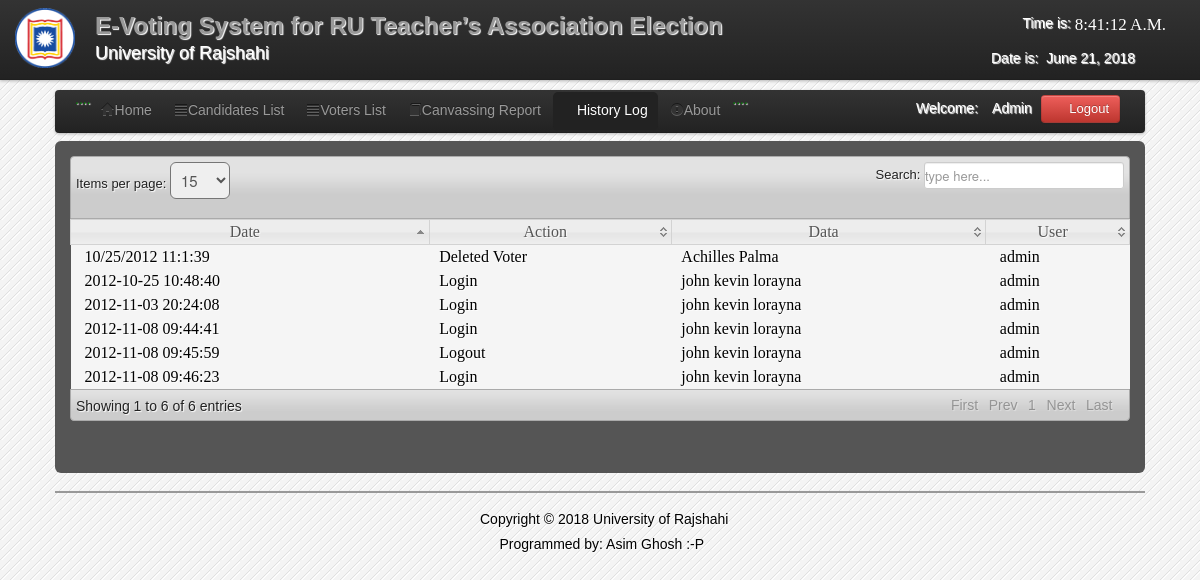
Page /admin/history.php (signed in) on the committed database.
### tables this page shows
CREATE TABLE IF NOT EXISTS `users` (
  `User_id` int(11) NOT NULL AUTO_INCREMENT,
  `FirstName` varchar(100) NOT NULL,
  `LastName` varchar(100) NOT NULL,
  `UserName` varchar(100) NOT NULL,
  `Password` varchar(100) NOT NULL,
  `User_Type` varchar(50) NOT NULL,
  PRIMARY KEY (`User_id`)
);

CREATE TABLE IF NOT EXISTS `history` (
  `history_id` int(11) NOT NULL AUTO_INCREMENT,
  `data` varchar(30) NOT NULL,
  `action` varchar(50) NOT NULL,
  `date` varchar(20) NOT NULL,
  `user` varchar(20) NOT NULL,
  PRIMARY KEY (`history_id`)
);

### admin/session.php (called while the page is built, shortened)
		<?php
	$id_session=$_SESSION['id'];
?>

### admin/history.php (the view, shortened to what this page needs)
<?php
	$link=mysqli_connect("localhost","root","");
	mysqli_select_db($link,"evote");
	include('session.php');
	include('header.php');
?>
</head>
<body>
<?php include('nav_top.php'); ?>
<div class="wrapper">
<div class="home_body">
<div class="navbar">
	<div class="navbar-inner">
	<div class="container">
	<ul class="nav nav-pills">
	  <li>....</li>
	  <li><a href="home.php"><i class="icon-home icon-large"></i>Home</a></li>
	  <li><a  href="candidate_list.php"><i class="icon-align-justify icon-large"></i>Candidates List</a></li>
	  <li><a  href="voter_list.php"><i class="icon-align-justify icon-large"></i>Voters List</a></li>
		 <li><a  href="canvassing_report.php"><i class="icon-book icon-large"></i>Canvassing Report</a></li>
		    <li class="active"><a  href="History.php"><i class="icon-table icon-large"></i>History Log</a>
		   <li><a data-toggle="modal" href="#about"><i class="icon-exclamation-sign icon-large"></i>About</a></li>
		   <li>....</li>
	 </ul>
	<form class="navbar-form pull-right">
		<?php
			$result=mysqli_query($link,"select * from users where User_id='$id_session'");
			$row=mysqli_fetch_array($result);
		?>
	<font color="white">Welcome:<i class="icon-user-md"></i><?php echo $row['User_Type']; ?></font>
	<a class="btn btn-danger" id="logout" data-toggle="modal" href="#myModal"><i class="icon-off"></i>&nbsp;Logout</a>
	</form>
	</div>
	</div>
	</div>
	<div id="element" class="hero-body">
	<table class="users-table">
<div class="demo_jui">
		<table cellpadding="0" cellspacing="0" border="0" class="display" id="log" class="jtable">
			<thead>
				<tr>
				<th>Date</th>
				<th>Action</th>
				<th>Data</th>
				<th>User</th>
				</tr>
			</thead>
			<tbody>
<?php
	$history_query=mysqli_query($link,"select  * from history");
		while($history_rows=mysqli_fetch_array($history_query)){
			$id=$history_rows['history_id'];
?>
<tr class="del<?php echo $id ?>">
	<td>&nbsp;<?php echo $history_rows['date']; ?></td>
	<td><?php echo $history_rows['action']; ?></td>
	<td><?php echo $history_rows['data']; ?></td>
	<td>&nbsp;<?php echo $history_rows['user']; ?></td>
	</tr>
<?php } ?>
			</tbody>
		</table>
	</div>
	</div>
	<?php include('footer.php')?>
</div>
</body>
</html>

### admin/css/datatable/demo_table_jui.css (style rules this page uses)
table.display thead th { cursor: pointer; padding: 3px 0 3px 10px; }
table.display { border-collapse: collapse; clear: both; margin: 0 auto; width: 100%; }
table.display td { padding: 3px 10px; }
tr.odd { background-color: #f5f5f5; }
tr.even { background-color: #f5f5f5; }
tr.odd td.sorting_1 { background-color: f5f5f5; }
tr.even td.sorting_1 { background-color: f5f5f5; }

### admin/css/Home.css (style rules this page uses)
* { margin:0; padding:0; }
body { font-family:"Trebuchet MS", "Myriad Pro", Arial, sans-serif; font-size:14px; background-color: #fff; background:#f4f4f4 url(../images/bg.gif) repeat top left; text-shadow:1px 1px 1px #fff; background-position: 0 0px; }
.wrapper { width:1090px; margin:10px auto; }

### rows in the picture
users: User_Type "Admin"
history: date "2012-11-08 09:46:23", action "Login", data "john kevin lorayna", user "admin"
history: date "2012-11-08 09:45:59", action "Logout", data "john kevin lorayna", user "admin"
history: date "2012-11-08 09:44:41", action "Login", data "john kevin lorayna", user "admin"
history: date "2012-11-03 20:24:08", action "Login", data "john kevin lorayna", user "admin"
history: date "10/25/2012 11:1:39", action "Deleted Voter", data "Achilles Palma", user "admin"
history: date "2012-10-25 10:48:40", action "Login", data "john kevin lorayna", user "admin"
